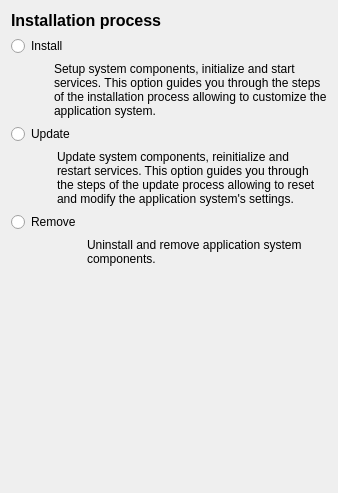
     <widget class="QWidget" name="pageSelectProcess">
      <layout class="QVBoxLayout" name="verticalLayout_3">
       <item>
        <widget class="QLabel" name="lblTitle1">
         <property name="font">
          <font>
           <pointsize>12</pointsize>
           <weight>75</weight>
           <bold>true</bold>
          </font>
         </property>
         <property name="text">
          <string>Installation process</string>
         </property>
        </widget>
       </item>
       <item>
        <widget class="QRadioButton" name="rbInstall">
         <property name="text">
          <string>Install</string>
         </property>
        </widget>
       </item>
       <item>
        <layout class="QHBoxLayout" name="horizontalLayout_6">
         <item>
          <spacer name="horizontalSpacer_6">
           <property name="orientation">
            <enum>Qt::Horizontal</enum>
           </property>
           <property name="sizeType">
            <enum>QSizePolicy::Fixed</enum>
           </property>
           <property name="sizeHint" stdset="0">
            <size>
             <width>10</width>
             <height>20</height>
            </size>
           </property>
          </spacer>
         </item>
         <item>
          <widget class="QLabel" name="imgInstall1">
           <property name="maximumSize">
            <size>
             <width>40</width>
             <height>16777215</height>
            </size>
           </property>
           <property name="text">
            <string/>
           </property>
           <property name="pixmap">
            <pixmap resource="install.qrc">:/icons/40x40_setup.png</pixmap>
           </property>
           <property name="alignment">
            <set>Qt::AlignCenter</set>
           </property>
          </widget>
         </item>
         <item>
          <spacer name="horizontalSpacer_9">
           <property name="orientation">
            <enum>Qt::Horizontal</enum>
           </property>
           <property name="sizeType">
            <enum>QSizePolicy::Fixed</enum>
           </property>
           <property name="sizeHint" stdset="0">
            <size>
             <width>20</width>
             <height>20</height>
            </size>
           </property>
          </spacer>
         </item>
         <item>
          <widget class="QLabel" name="lblTextInstall">
           <property name="text">
            <string>Setup system components, initialize and start services. This option guides you through the steps of the installation process allowing to customize the application system.</string>
           </property>
           <property name="alignment">
            <set>Qt::AlignLeading|Qt::AlignLeft|Qt::AlignTop</set>
           </property>
           <property name="wordWrap">
            <bool>true</bool>
           </property>
          </widget>
         </item>
        </layout>
       </item>
       <item>
        <widget class="QRadioButton" name="rbUpdate">
         <property name="text">
          <string>Update</string>
         </property>
        </widget>
       </item>
       <item>
        <layout class="QHBoxLayout" name="horizontalLayout_8">
         <item>
          <spacer name="horizontalSpacer_8">
           <property name="orientation">
            <enum>Qt::Horizontal</enum>
           </property>
           <property name="sizeType">
            <enum>QSizePolicy::Fixed</enum>
           </property>
           <property name="sizeHint" stdset="0">
            <size>
             <width>10</width>
             <height>20</height>
            </size>
           </property>
          </spacer>
         </item>
         <item>
          <widget class="QLabel" name="imgUpdate">
           <property name="maximumSize">
            <size>
             <width>40</width>
             <height>16777215</height>
            </size>
           </property>
           <property name="text">
            <string/>
           </property>
           <property name="pixmap">
            <pixmap resource="install.qrc">:/icons/40x40_refresh.png</pixmap>
           </property>
           <property name="alignment">
            <set>Qt::AlignCenter</set>
           </property>
          </widget>
         </item>
         <item>
          <spacer name="horizontalSpacer_10">
           <property name="orientation">
            <enum>Qt::Horizontal</enum>
           </property>
           <property name="sizeType">
            <enum>QSizePolicy::Fixed</enum>
           </property>
           <property name="sizeHint" stdset="0">
            <size>
             <width>20</width>
             <height>20</height>
            </size>
           </property>
          </spacer>
         </item>
         <item>
          <widget class="QLabel" name="lblTextUpdate">
           <property name="enabled">
            <bool>true</bool>
           </property>
           <property name="text">
            <string>Update system components, reinitialize and restart services. This option guides you through the steps of the update process allowing to reset and modify the application system's settings.</string>
           </property>
           <property name="alignment">
            <set>Qt::AlignLeading|Qt::AlignLeft|Qt::AlignTop</set>
           </property>
           <property name="wordWrap">
            <bool>true</bool>
           </property>
          </widget>
         </item>
        </layout>
       </item>
       <item>
        <widget class="QRadioButton" name="rbRemove">
         <property name="text">
          <string>Remove</string>
         </property>
        </widget>
       </item>
       <item>
        <layout class="QHBoxLayout" name="horizontalLayout_7">
         <item>
          <spacer name="horizontalSpacer_7">
           <property name="orientation">
            <enum>Qt::Horizontal</enum>
           </property>
           <property name="sizeType">
            <enum>QSizePolicy::Fixed</enum>
           </property>
           <property name="sizeHint" stdset="0">
            <size>
             <width>10</width>
             <height>20</height>
            </size>
           </property>
          </spacer>
         </item>
         <item>
          <widget class="QLabel" name="imgRemove">
           <property name="maximumSize">
            <size>
             <width>40</width>
             <height>16777215</height>
            </size>
           </property>
           <property name="text">
            <string/>
           </property>
           <property name="pixmap">
            <pixmap resource="install.qrc">:/icons/40x40_remove.png</pixmap>
           </property>
          </widget>
         </item>
         <item>
          <spacer name="horizontalSpacer_11">
           <property name="orientation">
            <enum>Qt::Horizontal</enum>
           </property>
           <property name="sizeType">
            <enum>QSizePolicy::Fixed</enum>
           </property>
           <property name="sizeHint" stdset="0">
            <size>
             <width>20</width>
             <height>20</height>
            </size>
           </property>
          </spacer>
         </item>
         <item>
          <widget class="QLabel" name="lblTextRemove">
           <property name="text">
            <string>Uninstall and remove application system components.</string>
           </property>
           <property name="alignment">
            <set>Qt::AlignLeading|Qt::AlignLeft|Qt::AlignTop</set>
           </property>
           <property name="wordWrap">
            <bool>true</bool>
           </property>
          </widget>
         </item>
        </layout>
       </item>
       <item>
        <spacer name="verticalSpacer_4">
         <property name="orientation">
          <enum>Qt::Vertical</enum>
         </property>
         <property name="sizeHint" stdset="0">
          <size>
           <width>20</width>
           <height>216</height>
          </size>
         </property>
        </spacer>
       </item>
      </layout>
     </widget>
